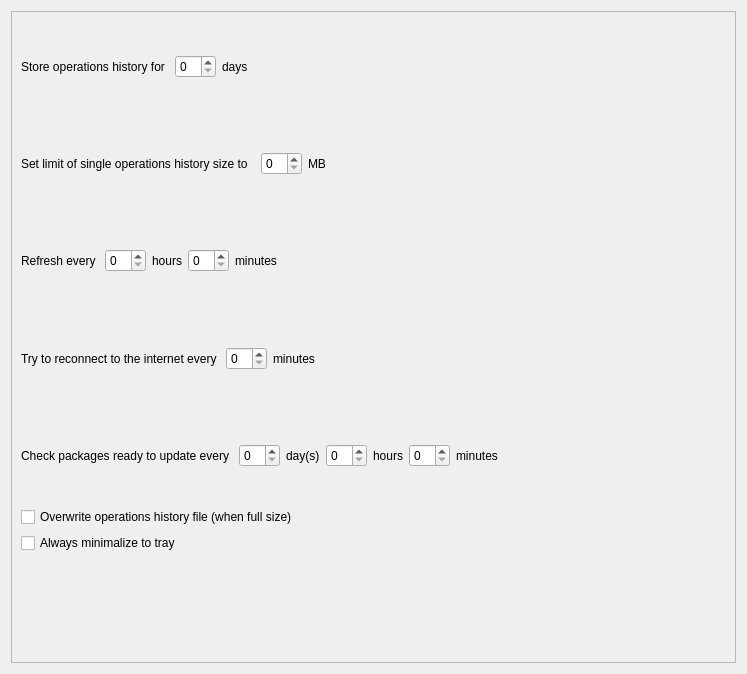
<?xml version="1.0" encoding="UTF-8"?>
<ui version="4.0">
 <class>GeneralSettings</class>
 <widget class="QWidget" name="GeneralSettings">
  <property name="geometry">
   <rect>
    <x>0</x>
    <y>0</y>
    <width>747</width>
    <height>674</height>
   </rect>
  </property>
  <layout class="QVBoxLayout" name="verticalLayout">
   <item>
    <layout class="QVBoxLayout" name="verticalLayout_2">
     <item>
      <widget class="QScrollArea" name="scrollArea">
       <property name="widgetResizable">
        <bool>true</bool>
       </property>
       <widget class="QWidget" name="scrollAreaWidgetContents">
        <property name="geometry">
         <rect>
          <x>0</x>
          <y>0</y>
          <width>725</width>
          <height>652</height>
         </rect>
        </property>
        <layout class="QVBoxLayout" name="verticalLayout_4">
         <item>
          <layout class="QVBoxLayout" name="verticalLayout_3">
           <item>
            <layout class="QHBoxLayout" name="horizontalLayout">
             <item>
              <widget class="QLabel" name="label">
               <property name="text">
                <string>Store operations history for </string>
               </property>
               <property name="alignment">
                <set>Qt::AlignLeading|Qt::AlignLeft|Qt::AlignVCenter</set>
               </property>
              </widget>
             </item>
             <item>
              <widget class="QSpinBox" name="kcfg_history_store_time_in_days"/>
             </item>
             <item>
              <widget class="QLabel" name="label_2">
               <property name="text">
                <string>days</string>
               </property>
              </widget>
             </item>
             <item>
              <spacer name="horizontalSpacer">
               <property name="orientation">
                <enum>Qt::Horizontal</enum>
               </property>
               <property name="sizeHint" stdset="0">
                <size>
                 <width>40</width>
                 <height>20</height>
                </size>
               </property>
              </spacer>
             </item>
            </layout>
           </item>
           <item>
            <layout class="QHBoxLayout" name="horizontalLayout_2">
             <item>
              <widget class="QLabel" name="label_3">
               <property name="text">
                <string>Set limit of single operations history size to  </string>
               </property>
               <property name="alignment">
                <set>Qt::AlignLeading|Qt::AlignLeft|Qt::AlignVCenter</set>
               </property>
              </widget>
             </item>
             <item>
              <widget class="QSpinBox" name="kcfg_history_file_size_limit_in_Mb"/>
             </item>
             <item>
              <widget class="QLabel" name="label_4">
               <property name="text">
                <string>MB</string>
               </property>
              </widget>
             </item>
             <item>
              <spacer name="horizontalSpacer_2">
               <property name="orientation">
                <enum>Qt::Horizontal</enum>
               </property>
               <property name="sizeHint" stdset="0">
                <size>
                 <width>40</width>
                 <height>20</height>
                </size>
               </property>
              </spacer>
             </item>
            </layout>
           </item>
           <item>
            <layout class="QHBoxLayout" name="horizontalLayout_3">
             <item>
              <widget class="QLabel" name="label_5">
               <property name="text">
                <string>Refresh every </string>
               </property>
               <property name="alignment">
                <set>Qt::AlignLeading|Qt::AlignLeft|Qt::AlignVCenter</set>
               </property>
              </widget>
             </item>
             <item>
              <widget class="QSpinBox" name="kcfg_refresh_interval_in_hours"/>
             </item>
             <item>
              <widget class="QLabel" name="label_6">
               <property name="text">
                <string>hours</string>
               </property>
              </widget>
             </item>
             <item>
              <widget class="QSpinBox" name="kcfg_refresh_interval_in_minutes"/>
             </item>
             <item>
              <widget class="QLabel" name="label_7">
               <property name="text">
                <string>minutes</string>
               </property>
              </widget>
             </item>
             <item>
              <spacer name="horizontalSpacer_3">
               <property name="orientation">
                <enum>Qt::Horizontal</enum>
               </property>
               <property name="sizeHint" stdset="0">
                <size>
                 <width>40</width>
                 <height>20</height>
                </size>
               </property>
              </spacer>
             </item>
            </layout>
           </item>
           <item>
            <layout class="QHBoxLayout" name="horizontalLayout_4">
             <item>
              <widget class="QLabel" name="label_8">
               <property name="text">
                <string>Try to reconnect to the internet every </string>
               </property>
               <property name="alignment">
                <set>Qt::AlignLeading|Qt::AlignLeft|Qt::AlignVCenter</set>
               </property>
              </widget>
             </item>
             <item>
              <widget class="QSpinBox" name="kcfg_internet_reconnection_time_in_minutes"/>
             </item>
             <item>
              <widget class="QLabel" name="label_9">
               <property name="text">
                <string>minutes</string>
               </property>
              </widget>
             </item>
             <item>
              <spacer name="horizontalSpacer_4">
               <property name="orientation">
                <enum>Qt::Horizontal</enum>
               </property>
               <property name="sizeHint" stdset="0">
                <size>
                 <width>40</width>
                 <height>20</height>
                </size>
               </property>
              </spacer>
             </item>
            </layout>
           </item>
           <item>
            <layout class="QHBoxLayout" name="horizontalLayout_5">
             <item>
              <widget class="QLabel" name="label_10">
               <property name="text">
                <string>Check packages ready to update every </string>
               </property>
               <property name="alignment">
                <set>Qt::AlignLeading|Qt::AlignLeft|Qt::AlignVCenter</set>
               </property>
              </widget>
             </item>
             <item>
              <widget class="QSpinBox" name="kcfg_update_check_time_in_days"/>
             </item>
             <item>
              <widget class="QLabel" name="label_11">
               <property name="text">
                <string>day(s)</string>
               </property>
              </widget>
             </item>
             <item>
              <widget class="QSpinBox" name="kcfg_update_check_time_in_hours"/>
             </item>
             <item>
              <widget class="QLabel" name="label_12">
               <property name="text">
                <string>hours</string>
               </property>
              </widget>
             </item>
             <item>
              <widget class="QSpinBox" name="kcfg_update_check_time_in_minutes"/>
             </item>
             <item>
              <widget class="QLabel" name="label_13">
               <property name="text">
                <string>minutes</string>
               </property>
              </widget>
             </item>
             <item>
              <spacer name="horizontalSpacer_5">
               <property name="orientation">
                <enum>Qt::Horizontal</enum>
               </property>
               <property name="sizeHint" stdset="0">
                <size>
                 <width>40</width>
                 <height>20</height>
                </size>
               </property>
              </spacer>
             </item>
            </layout>
           </item>
           <item>
            <widget class="QCheckBox" name="kcfg_overwrite_full_history_file">
             <property name="text">
              <string>Overwrite operations history file (when full size)</string>
             </property>
            </widget>
           </item>
           <item>
            <widget class="QCheckBox" name="kcfg_always_minimalize_to_tray">
             <property name="text">
              <string>Always minimalize to tray</string>
             </property>
            </widget>
           </item>
           <item>
            <spacer name="verticalSpacer">
             <property name="orientation">
              <enum>Qt::Vertical</enum>
             </property>
             <property name="sizeType">
              <enum>QSizePolicy::Preferred</enum>
             </property>
             <property name="sizeHint" stdset="0">
              <size>
               <width>20</width>
               <height>100</height>
              </size>
             </property>
            </spacer>
           </item>
          </layout>
         </item>
        </layout>
       </widget>
      </widget>
     </item>
    </layout>
   </item>
  </layout>
 </widget>
 <resources/>
 <connections/>
</ui>
